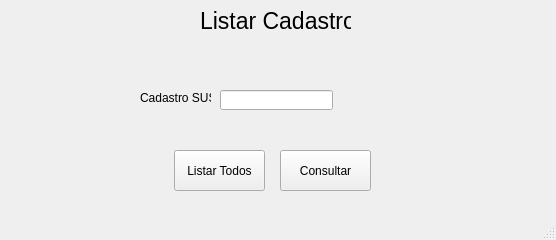
<?xml version="1.0" encoding="UTF-8"?>
<ui version="4.0">
 <class>MainWindow</class>
 <widget class="QMainWindow" name="MainWindow">
  <property name="geometry">
   <rect>
    <x>0</x>
    <y>0</y>
    <width>556</width>
    <height>240</height>
   </rect>
  </property>
  <property name="windowTitle">
   <string>MainWindow</string>
  </property>
  <widget class="QWidget" name="centralwidget">
   <widget class="QLabel" name="labelTitulo">
    <property name="geometry">
     <rect>
      <x>200</x>
      <y>0</y>
      <width>151</width>
      <height>41</height>
     </rect>
    </property>
    <property name="font">
     <font>
      <pointsize>17</pointsize>
     </font>
    </property>
    <property name="text">
     <string>Listar Cadastro</string>
    </property>
   </widget>
   <widget class="QLineEdit" name="campoSUS">
    <property name="geometry">
     <rect>
      <x>220</x>
      <y>90</y>
      <width>113</width>
      <height>20</height>
     </rect>
    </property>
   </widget>
   <widget class="QLabel" name="labelCadastroSUS">
    <property name="geometry">
     <rect>
      <x>140</x>
      <y>90</y>
      <width>71</width>
      <height>16</height>
     </rect>
    </property>
    <property name="text">
     <string>Cadastro SUS</string>
    </property>
   </widget>
   <widget class="QPushButton" name="botaoConsultar">
    <property name="geometry">
     <rect>
      <x>280</x>
      <y>150</y>
      <width>91</width>
      <height>41</height>
     </rect>
    </property>
    <property name="text">
     <string>Consultar</string>
    </property>
   </widget>
   <widget class="QPushButton" name="botaoListarTodos">
    <property name="geometry">
     <rect>
      <x>174</x>
      <y>150</y>
      <width>91</width>
      <height>41</height>
     </rect>
    </property>
    <property name="text">
     <string>Listar Todos</string>
    </property>
   </widget>
  </widget>
  <widget class="QMenuBar" name="menubar">
   <property name="geometry">
    <rect>
     <x>0</x>
     <y>0</y>
     <width>556</width>
     <height>21</height>
    </rect>
   </property>
  </widget>
  <widget class="QStatusBar" name="statusbar"/>
 </widget>
 <resources/>
 <connections/>
</ui>
